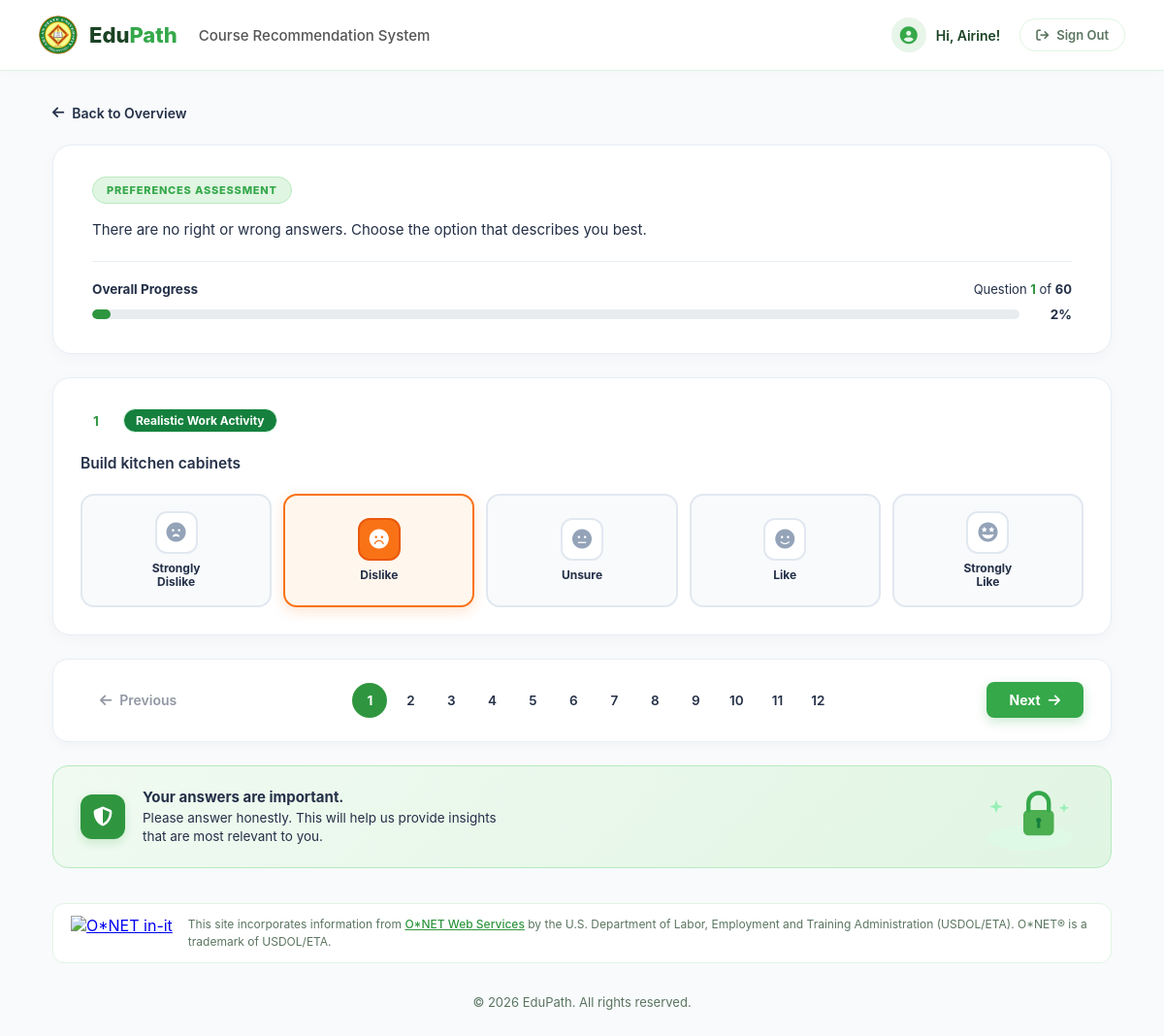
Screenshot of /assess-preference/ (signed in) with the database file from the repository.
### assessment/models.py (models this page shows, shortened)
class StudentProfile(models.Model):
    id = models.AutoField(primary_key=True, verbose_name="ID")
    user = models.OneToOneField(
        settings.AUTH_USER_MODEL,
        on_delete=models.CASCADE,
        related_name='student_profile',
        verbose_name="User"
    )
    username = models.CharField(max_length=150, blank=True, null=True, unique=True, verbose_name="Username")
    full_name = models.CharField(max_length=128, blank=True, null=True, verbose_name="Full Name")
    age = models.PositiveIntegerField(blank=True, null=True, verbose_name="Age")
    sex = models.CharField(max_length=20, blank=True, null=True, verbose_name="Sex")
    security_question = models.CharField(max_length=255, blank=True, null=True, verbose_name="Security Question")
    security_answer = models.CharField(max_length=255, blank=True, null=True, verbose_name="Security Answer")
    last_date_taken = models.DateTimeField(blank=True, null=True, verbose_name="Last Date Taken")
    class Meta:
        verbose_name_plural = "Student Profiles"
        unique_together = ('full_name', 'username')

### customization/models.py (models this page shows, shortened)
class InterestQuestion(models.Model):
    RIASEC_CHOICES = [
        ('R', 'Realistic'),
        ('I', 'Investigative'),
        ('A', 'Artistic'),
        ('S', 'Social'),
        ('E', 'Enterprising'),
        ('C', 'Conventional'),
    ]
    question_id = models.AutoField(primary_key=True)
    item_number = models.PositiveIntegerField(unique=True, verbose_name="Item Number")
    riasec_area = models.CharField(max_length=1, choices=RIASEC_CHOICES, verbose_name="RIASEC Area")
    question_text = models.TextField(verbose_name="Question Text")
    status = models.BooleanField(default=True, verbose_name="Status")
    created_at = models.DateTimeField(auto_now_add=True, verbose_name="Created At")
    class Meta:
        verbose_name_plural = "Interest Questions"

### assessment/views.py (the view, shortened to what this page needs)
# urls.py: path('assess-preference/', views.assess_preference, name='assess_preference'),
@login_required(login_url='signin')
def assess_preference(request):
    student_profile = request.user.student_profile
    questions = sync_interest_questions()
    existing_responses = StudentInterestResponse.objects.filter(student=student_profile)
    user_answers = {resp.question_id: resp.rating for resp in existing_responses}
    import json
    return render(request, 'assessment/preference-assess.html', {
        'questions': questions,
        'user_answers': user_answers,
        'user_answers_json': json.dumps(user_answers),
        'total_questions': len(questions) or 60,
    })

### assessment/services.py (called while the page is built, shortened)
def sync_interest_questions():
    from customization.models import InterestQuestion
    service = OnetWebService()
    response = service.call('mnm/interestprofiler/questions', ('start', 1), ('end', 60))
    return InterestQuestion.objects.filter(status=True).order_by('item_number')

    def set_version(self, version = None):
        if version is None:
            self._url_root = 'https://api-v2.onetcenter.org/'
        else:
            self._url_root = 'https://api-v' + version + '.onetcenter.org/'

    def call(self, path, *query):
        try:
            url = self._url_root + path
            if len(query) > 0:
                url += '?' + urllib.parse.urlencode(query, True)
            req = urllib.request.Request(url, None, self._headers)
            handle = None
            try:
                handle = urllib.request.urlopen(req)
            except urllib.error.URLError as e:
                return { 'error': 'Call to ' + url + ' failed with reason: ' + str(e.reason) }
        except Exception as e:
            return { 'error': 'Call failed with unexpected error', 'exception': e }

### templates/assessment/preference-assess.html (shortened to what this page needs)
{% extends 'assessment/base.html' %}
{% load static %}
{% block css %}
  <link rel="stylesheet" href="{% static 'css/preference-assess.css' %}">
{% endblock %}
{% block content %}
    <div class="back-nav">
      <a href="{% url 'preference_ready' %}" class="back-link">
        <i class="fa-solid fa-arrow-left"></i> Back to Overview
      </a>
    </div>
    <section class="hero-section">
      <div class="hero-content">
        <div class="badge">PREFERENCES ASSESSMENT</div>
        <p class="hero-desc">
          There are no right or wrong answers. Choose the option that describes you best.
        </p>
        <div class="hero-progress">
          <div class="progress-left">
            <h4>Overall Progress</h4>
            <p>Question <span class="current" id="current-q-num">1</span> of <span class="total" id="total-q-num">{{ total_questions }}</span></p>
          </div>
          <div class="progress-right">
            <div class="progress-bar-container">
              <div class="progress-bar-fill" id="progress-fill" style="width: 1.67%;"></div>
            </div>
            <div class="progress-percentage" id="progress-text">2%</div>
          </div>
        </div>
      </div>
    </section>
    <form id="preference-assessment-form" method="POST" action="{% url 'assess_preference' %}">
      <div class="mcq-container">
        {% for q in questions %}
        <div class="question-item-card" data-question-step="{{ forloop.counter }}" style="display: {% if forloop.first %}block{% else %}none{% endif %};">
          <div class="question-header">
            <div class="question-meta">
              <div class="badge-number">{{ q.item_number }}</div>
              <span class="category-tag">
                {% if q.riasec_area == 'R' %}Realistic Work Activity
                {% elif q.riasec_area == 'I' %}Investigative Work Activity
                {% elif q.riasec_area == 'A' %}Artistic Work Activity
                {% elif q.riasec_area == 'S' %}Social Work Activity
                {% elif q.riasec_area == 'E' %}Enterprising Work Activity
                {% elif q.riasec_area == 'C' %}Conventional Work Activity
                {% else %}Work Activity Preference{% endif %}
              </span>
            </div>
          </div>
          <div class="question-stem">
            {{ q.question_text }}
          </div>
          <div class="likert-grid">
            <label class="likert-card opt-strongly-dislike">
              <div class="likert-icon-box"><i class="fa-solid fa-face-frown-open"></i></div>
              <span class="likert-label">Strongly<br>Dislike</span>
            </label>
            <label class="likert-card opt-dislike">
              <div class="likert-icon-box"><i class="fa-solid fa-face-frown"></i></div>
              <span class="likert-label">Dislike</span>
            </label>
            <label class="likert-card opt-unsure">
              <div class="likert-icon-box"><i class="fa-solid fa-face-meh"></i></div>
              <span class="likert-label">Unsure</span>
            </label>
            <label class="likert-card opt-like">
              <div class="likert-icon-box"><i class="fa-solid fa-face-smile"></i></div>
              <span class="likert-label">Like</span>
            </label>
            <label class="likert-card opt-strongly-like">
              <div class="likert-icon-box"><i class="fa-solid fa-face-grin-stars"></i></div>
              <span class="likert-label">Strongly<br>Like</span>
            </label>
          </div>
        </div>
        {% empty %}
        <div class="question-item-card">
          <p style="text-align: center; padding: 20px; color: var(--text-muted);">No preference questions available right now.</p>
        </div>
        {% endfor %}
      </div>
      <div class="pagination-bar">
        <button type="button" class="btn-nav-prev" id="btn-prev" disabled style="opacity: 0.5; cursor: not-allowed;">
          <i class="fa-solid fa-arrow-left"></i>
          <span>Previous</span>
        </button>
        <div class="page-numbers" id="page-numbers-container">
          {% for q in questions %}
          <span class="page-link {% if forloop.first %}active{% endif %}" data-step-target="{{ forloop.counter }}">{{ forloop.counter }}</span>
          {% endfor %}
        </div>
        <button type="button" class="btn-nav-next" id="btn-next" style="display: inline-flex;">
          <span>Next</span>
          <i class="fa-solid fa-arrow-right"></i>
        </button>
      </div>
    </form>
    <section class="info-banner">
      <div class="info-banner-left">
        <div class="info-icon-wrapper">
          <i class="fa-solid fa-shield-halved"></i>
        </div>
        <div class="info-text">
          <h4>Your answers are important.</h4>
          <p>Please answer honestly. This will help us provide insights<br>that are most relevant to you.</p>
        </div>
      </div>
      <div class="info-graphic">
      </div>
    </section>
{% endblock %}

### templates/assessment/base.html (shortened to what this page needs)
{% load static %}
<!DOCTYPE html>
<html lang="en">
<head>
    <link rel="stylesheet" href="https://cdnjs.cloudflare.com/ajax/libs/font-awesome/6.4.0/css/all.min.css">
    <link rel="stylesheet" href="{% static 'css/common.css' %}">
    <link rel="stylesheet" href="{% static 'css/assessment.css' %}">
    {% block css %}{% endblock %}
</head>
<body>
    <header class="header">
        <a href="{% url 'dashboard' %}" class="brand" style="text-decoration: none;">
            <img src="{% static 'img/asu-logo.jpg' %}" alt="EduPath Logo" class="logo">
            <span class="brand-name">Edu<span class="text-bold" style="color: #35a84a;">Path</span></span>
            <span style="color: #555; font-size: 15px; margin-left: 10px; font-weight: 500;">Course Recommendation System</span>
        </a>
        <div class="header-actions">
            <div class="student-profile">
                <div class="avatar"><i class="fa-solid fa-circle-user"></i></div>
                <span>Hi, {{ student_name|default:user.student_profile.full_name|default:user.first_name|default:user.username|default:"Student"|title }}!</span>
            </div>
            <button class="sign-out" onclick="window.location.href='{% url 'signout' %}'">
                <i class="fa-solid fa-arrow-right-from-bracket"></i>
                <span>Sign Out</span>
            </button>
        </div>
    </header>
    <main class="container">
        {% block body %}
        {% block content %}{% endblock %}
        {% endblock %}
        <section class="credit-banner">
            <div class="credit-icon-box">
                <a href="https://services.onetcenter.org/" target="_blank" rel="noopener noreferrer" title="This site incorporates information from O*NET Web Services. Click to learn more."><img src="https://www.onetcenter.org/image/link/onet-in-it.svg" alt="O*NET in-it"></a>
            </div>
            <div class="credit-text">
                This site incorporates information from <a href="https://services.onetcenter.org/">O*NET Web Services</a> by the U.S. Department of Labor, Employment and Training Administration (USDOL/ETA). O*NET&reg; is a trademark of USDOL/ETA.
            </div>
        </section>
        <footer>
            <p>© 2026 EduPath. All rights reserved.</p>
        </footer>
    </main>
</body>
</html>

### static/css/common.css (style rules this page uses)
:root { --primary: #35a84a; --primary-dark: #2f963f; --navy-900: #1b4324; --navy-700: #2a5a35; --background: #f8fafc; --white: #ffffff; --text-muted: #5b7560; --text-main: #243048; --border-color: #e1f5e3; --card-bg: #ffffff; --radius-sm: 8px; --radius-md: 12px; --radius-lg: 16px; --radius-xl: 24px; --shadow-subtle: 0 4px 16px rgba(53, 168, 74, 0.04); }
* { margin: 0; padding: 0; box-sizing: border-box; font-family: 'Inter', system-ui, -apple-system, sans-serif; }
body { background-color: var(--background); color: var(--text-main); min-height: 100vh; }
.header { background: var(--white); border-bottom: 1px solid var(--border-color); padding: 16px 40px; display: flex; align-items: center; justify-content: space-between; position: sticky; top: 0; z-index: 100; box-shadow: 0 2px 8px rgba(0, 0, 0, 0.02); }
.brand { display: flex; align-items: center; gap: 12px; text-decoration: none; }
.brand .logo { width: 40px; height: 40px; object-fit: cover; border-radius: 50%; }
.brand-name { font-size: 22px; font-weight: 800; color: var(--navy-900); }
.brand-name .text-bold { color: var(--primary); }
.header-actions { display: flex; align-items: center; gap: 20px; }
.student-profile { display: flex; align-items: center; gap: 10px; font-weight: 600; font-size: 14px; color: var(--navy-900); }
.student-profile .avatar { width: 36px; height: 36px; border-radius: 50%; background: #e8f5e9; color: var(--primary); display: flex; align-items: center; justify-content: center; font-size: 18px; }
.sign-out { background: none; border: 1px solid var(--border-color); color: var(--text-muted); padding: 8px 16px; border-radius: 999px; font-size: 13px; font-weight: 600; cursor: pointer; display: flex; align-items: center; gap: 8px; transition: all 0.2s ease; }
.container { max-width: 1140px; margin: 0 auto; padding: 32px 24px; }
footer { text-align: center; padding: 32px 0 16px; color: var(--text-muted); font-size: 13px; }
.badge-status, .badge { display: inline-flex; align-items: center; gap: 6px; background: #e1f5e3; color: #35a84a; font-size: 11px; font-weight: 800; letter-spacing: 0.8px; padding: 6px 14px; border-radius: 999px; border: 1px solid #b7ebbe; margin-bottom: 16px; text-transform: uppercase; }
.back-nav { margin-bottom: 20px; }
.back-link { display: inline-flex; align-items: center; gap: 8px; color: var(--text-muted); text-decoration: none; font-size: 13.5px; font-weight: 600; transition: color 0.2s ease; }
.credit-banner { display: flex; align-items: center; gap: 16px; background: var(--white); border: 1px solid var(--border-color); border-radius: var(--radius-md); padding: 12px 18px; margin-top: 24px; margin-bottom: 0px; }
.credit-icon-box { flex-shrink: 0; display: flex; align-items: center; justify-content: center; }
.credit-icon-box img { height: 36px; width: auto; max-width: 110px; object-fit: contain; display: block; }
.credit-text { font-size: 12px; line-height: 1.45; color: var(--text-muted); }
.credit-text a { color: var(--primary-dark); text-decoration: underline; font-weight: 500; }

### rows the page displays
InterestQuestion: item_number "1", riasec_area "Realistic Work Activity", question_text "Build kitchen cabinets"

### other values shown
{{ total_questions }} "60"
